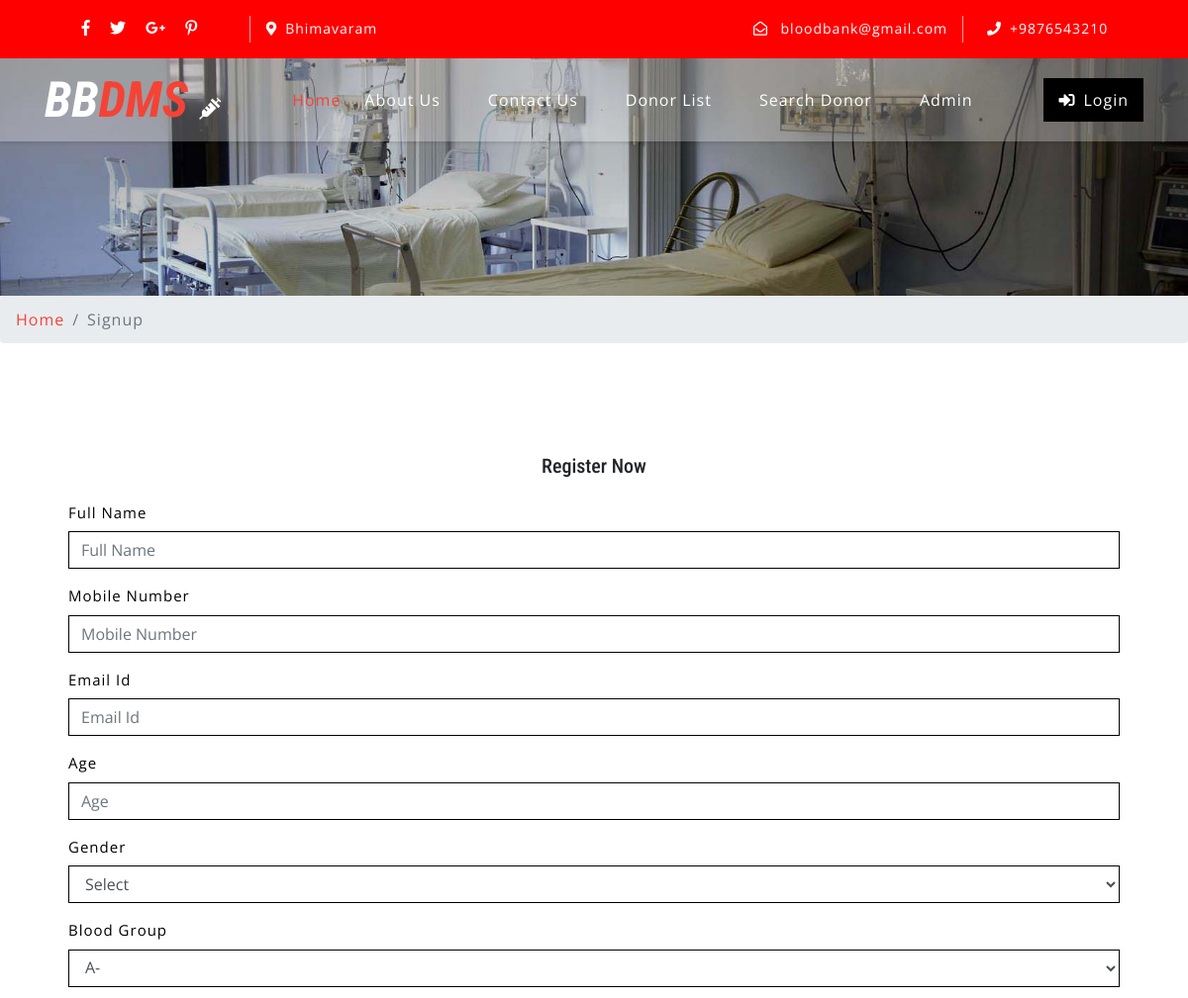
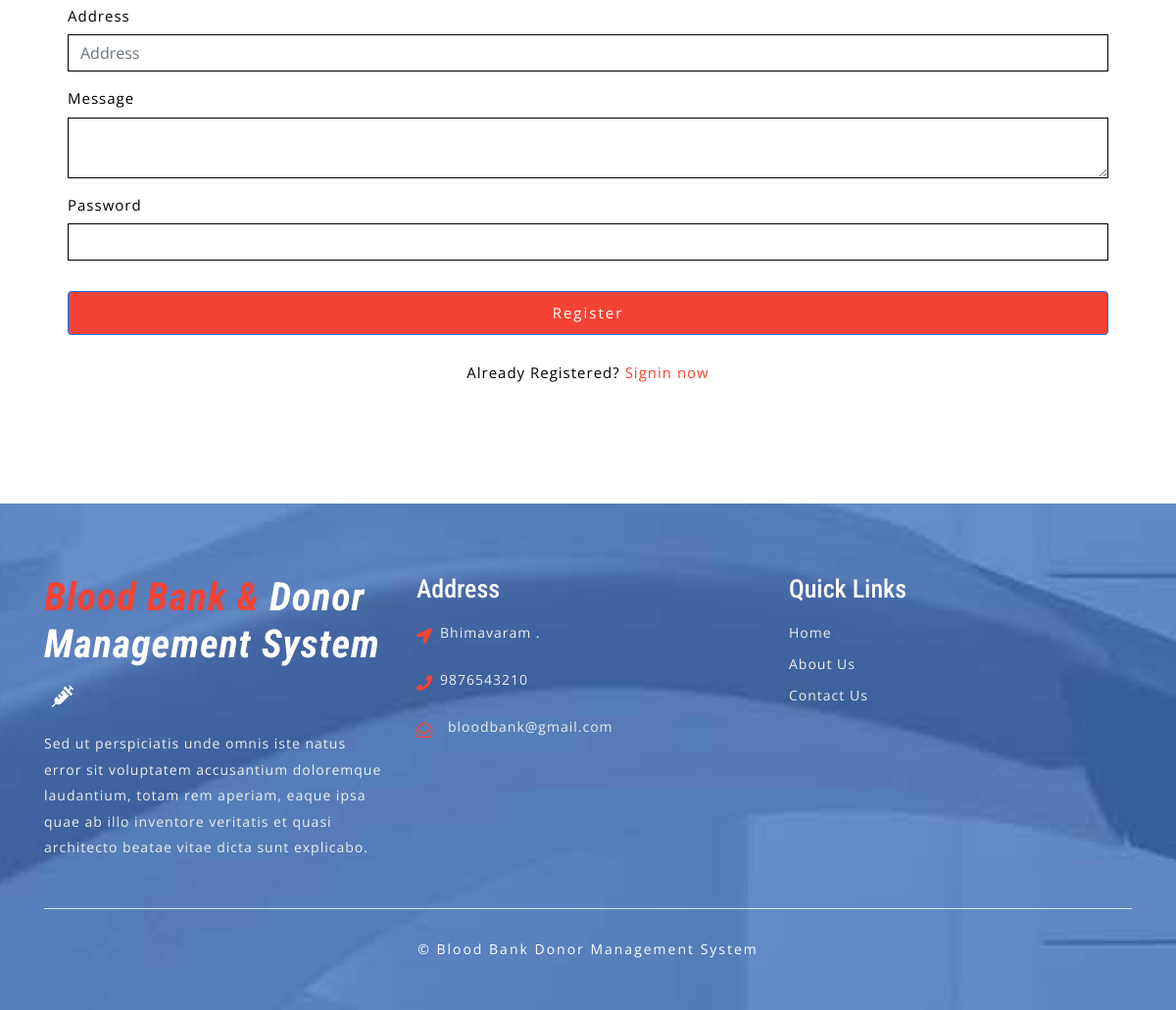
The page /bbdms/sign-up.php on the database its author committed (2 pictures, top to bottom).
### tables this page shows
CREATE TABLE `tblcontactusinfo` (
  `id` int(11) NOT NULL,
  `Address` tinytext DEFAULT NULL,
  `EmailId` varchar(255) DEFAULT NULL,
  `ContactNo` char(11) DEFAULT NULL
);

### bbdms/sign-up.php (the view, shortened to what this page needs)
<?php
include('includes/config.php');
?>
<!DOCTYPE html>
<html lang="zxx">
<head>
	<link rel="stylesheet" href="css/bootstrap.css">
	<link rel="stylesheet" href="css/style.css" type="text/css" media="all" />
	<link rel="stylesheet" href="css/fontawesome-all.css">
</head>
<body>
	<?php include('includes/header.php');?>
	<div class="inner-banner-w3ls">
	</div>
	<div class="breadcrumb-agile">
		<div aria-label="breadcrumb">
			<ol class="breadcrumb">
				<li class="breadcrumb-item">
					<a href="index.php">Home</a>
				</li>
				<li class="breadcrumb-item active" aria-current="page">Signup</li>
			</ol>
		</div>
	</div>
	<section class="about py-5">
		<div class="container py-xl-5 py-lg-3">
 <div class="login px-4 mx-auto mw-100">
                            <h5 class="text-center mb-4">Register Now</h5>
                            <form action="#" method="post"  name="signup" onsubmit="return checkpass();">
                                <div class="form-group">
                                    <label>Full Name</label>
                                     <input type="text" class="form-control" name="fullname" id="fullname" placeholder="Full Name">
                                </div>
                                <div class="form-group">
                                    <label>Mobile Number</label>
                                    <input type="text" class="form-control" name="mobileno" id="mobileno" required="true" placeholder="Mobile Number" maxlength="10" pattern="[0-9]+">
                                </div>
                                <div class="form-group">
                                    <label class="mb-2">Email Id</label>
                                    <input type="email" name="emailid" class="form-control" placeholder="Email Id">
                                </div>
                                <div class="form-group">
                                    <label class="mb-2">Age</label>
                                    <input type="text" class="form-control" name="age" id="age" placeholder="Age" required="">
                                </div>
                                <div class="form-group">
                                    <label class="mb-2">Gender</label>
                                    <select name="gender" class="form-control" required>
<option value="">Select</option>
</select>
                                </div>
                                <div class="form-group">
                                    <label class="mb-2">Blood Group</label>
                                    <select name="bloodgroup" class="form-control" required>
<?php $sql = "SELECT * from  tblbloodgroup ";
$query = $dbh -> prepare($sql);
$query->execute();
$results=$query->fetchAll(PDO::FETCH_OBJ);
if($query->rowCount() > 0)
{
foreach($results as $result)
{               ?>
<option value="<?php echo htmlentities($result->BloodGroup);?>"><?php echo htmlentities($result->BloodGroup);?></option>
<?php }} ?>
</select>
                                </div>
                                <div class="form-group">
                                    <label>Address</label>
                                    <input type="text" class="form-control" name="address" id="address" required="true" placeholder="Address">
                                </div>
                                <div class="form-group">
                                    <label>Message</label>
                                    <textarea class="form-control" name="message" required> </textarea>
                                </div>
                                <div class="form-group">
                                    <label>Password</label>
                                    <input type="password" class="form-control" name="password" id="password" required="">
                                </div>
                                <button type="submit" class="btn btn-primary submit mb-4" name="submit">Register</button>
                                 <p class="account-w3ls text-center pb-4" style="color:#000">
                                   Already Registered?
                                    <a href="login.php" >Signin now</a>
                                </p>
                            </form>
                        </div>
		</div>
	</section>
	<?php include('includes/footer.php');?>
</body>
</html>

### bbdms/includes/header.php (shortened to what this page needs)
    <header>
        <div class="top-bar py-3">
            <div class="container">
                <div class="row">
                    <div class="col-lg-7 top-social-agile">
                        <div class="row">
                            <ul class="col-lg-4 col-6 top-right-info text-center">
                                <li>
                                    <a href="#">
                                        <i class="fab fa-facebook-f"></i>
                                    </a>
                                </li>
                                <li class="mx-3">
                                    <a href="#">
                                        <i class="fab fa-twitter"></i>
                                    </a>
                                </li>
                                <li>
                                    <a href="#">
                                        <i class="fab fa-google-plus-g"></i>
                                    </a>
                                </li>
                                <li class="ml-3">
                                    <a href="#">
                                        <i class="fab fa-pinterest-p"></i>
                                    </a>
                                </li>
                            </ul><?php
$sql = "SELECT * from tblcontactusinfo";
$query = $dbh -> prepare($sql);
$query->execute();
$results=$query->fetchAll(PDO::FETCH_OBJ);
if($query->rowCount() > 0)
{
foreach($results as $result)
{ ?>
                            <div class="col-6 header-top_w3layouts pl-3 text-lg-left text-center">
                                <p class="text-white">
                                    <i class="fas fa-map-marker-alt mr-2"></i><?php  echo $result->Address; ?></p>
                            </div>
                        </div>
                    </div>
                    <div class="col-lg-5 top-social-agile text-lg-right text-center">
                        <div class="row">
                            <div class="col-lg-7 col-6 top-w3layouts">
                                <p class="text-white">
                                    <i class="far fa-envelope-open mr-2"></i>
                                    <a href="mailto:info@example.com" class="text-white"><?php  echo $result->EmailId; ?></a>
                                </p>
                            </div>
                            <div class="col-lg-5 col-6 header-w3layouts pl-4 text-lg-left">
                                <p class="text-white">
                                    <i class="fas fa-phone mr-2"></i>+<?php  echo $result->ContactNo; ?></p>
                            </div>
                        </div><?php } } ?>
                    </div>
                </div>
            </div>
        </div>
    </header>
    <div id="home">
        <div class="main-top py-1">
            <nav class="navbar navbar-expand-lg navbar-light fixed-navi">
                <div class="container">
                    <h1>
                        <a class="navbar-brand font-weight-bold font-italic" href="index.php">
                            <span>BB</span>DMS
                            <i class="fas fa-syringe"></i>
                        </a>
                    </h1>
                    <div class="collapse navbar-collapse text-center" id="navbarSupportedContent">
                        <ul class="navbar-nav ml-lg-auto">
                            <li class="nav-item active mt-lg-0 mt-3">
                                <a class="nav-link" href="index.php">Home
                                </a>
                            </li>
                            <li class="nav-item mx-lg-4 my-lg-0 my-3">
                                <a class="nav-link" href="about.php">About Us</a>
                            </li>
                            <li class="nav-item mx-lg-4 my-lg-0 my-3">
                                <a class="nav-link" href="contact.php">Contact Us</a>
                            </li>
                            <li class="nav-item mx-lg-4 my-lg-0 my-3">
                                <a class="nav-link" href="donor-list.php">Donor List</a>
                            </li>
                            <li class="nav-item mx-lg-4 my-lg-0 my-3">
                                <a class="nav-link" href="search-donor.php">Search Donor</a>
                            </li>
                            <?php if (strlen($_SESSION['bbdmsdid']==0)) {?>
                            <li class="nav-item mx-lg-4 my-lg-0 my-3">
                                <a class="nav-link" href="admin/index.php">Admin</a>
                            </li>
                        </ul>
                        <a href="login.php" class="login-button ml-lg-5 mt-lg-0 mt-4 mb-lg-0 mb-3" >
                            <i class="fas fa-sign-in-alt mr-2"></i>Login</a><?php } ?>
                    </div>
                </div>
            </nav>
        </div>
    </div>

### bbdms/includes/footer.php (shortened to what this page needs)
<footer>
    <div class="w3ls-footer-grids pt-sm-4 pt-3">
      <div class="container py-xl-5 py-lg-3">
        <div class="row">
          <div class="col-md-4 w3l-footer">
            <h2 class="mb-sm-3 mb-2">
              <a href="index.php" class="text-white font-italic font-weight-bold">
                <span>Blood Bank & </span>Donor Management System
                <i class="fas fa-syringe ml-2"></i>
              </a>
            </h2>
            <p>Sed ut perspiciatis unde omnis iste natus error sit voluptatem accusantium doloremque laudantium, totam rem
              aperiam,
              eaque ipsa quae ab illo inventore veritatis et quasi architecto beatae vitae dicta sunt explicabo.</p>
          </div>
          <div class="col-md-4 w3l-footer my-md-0 my-4">
            <h3 class="mb-sm-3 mb-2 text-white">Address</h3>
            <ul class="list-unstyled">
              <?php
$sql = "SELECT * from tblcontactusinfo";
$query = $dbh -> prepare($sql);
$query->execute();
$results=$query->fetchAll(PDO::FETCH_OBJ);
if($query->rowCount() > 0)
{
foreach($results as $result)
{ ?>
              <li>
                <i class="fas fa-location-arrow float-left"></i>
                <p class="ml-4">
                  <span><?php  echo $result->Address; ?>. </p>
                <div class="clearfix"></div>
              </li>
              <li class="my-3">
                <i class="fas fa-phone float-left"></i>
                <p class="ml-4"><?php  echo $result->ContactNo; ?></p>
                <div class="clearfix"></div>
              </li>
              <li>
                <i class="far fa-envelope-open float-left"></i>
                <a href="mailto:info@example.com" class="ml-3"><?php  echo $result->EmailId; ?></a>
                <div class="clearfix"></div>
              </li>
            <?php } } ?></ul>
          </div>
          <div class="col-md-4 w3l-footer">
            <h3 class="mb-sm-3 mb-2 text-white">Quick Links</h3>
            <div class="nav-w3-l">
              <ul class="list-unstyled">
                <li>
                  <a href="index.php">Home</a>
                </li>
                <li class="mt-2">
                  <a href="about.php">About Us</a>
                </li>
                <li class="mt-2">
                  <a href="contact.php">Contact Us</a>
                </li>
              </ul>
            </div>
          </div>
        </div>
        <div class="border-top mt-5 pt-lg-4 pt-3 pb-lg-0 pb-3 text-center">
          <p class="copy-right-grids mt-lg-1">©  Blood Bank Donor Management System
          </p>
        </div>
      </div>
    </div>
  </footer>

### bbdms/css/style.css (style rules this page uses)
body { padding: 0; margin: 0; background: #FFF; font-family: 'Open Sans', sans-serif; }
body a { transition: 0.5s all; -webkit-transition: 0.5s all; -moz-transition: 0.5s all; -o-transition: 0.5s all; -ms-transition: 0.5s all; text-decoration: none; }
h1, h2, h3, h4, h5, h6 { margin: 0; padding: 0; font-family: 'Roboto Condensed', sans-serif; }
p { margin: 0; padding: 0; font-family: 'Open Sans', sans-serif; font-size: 15px; letter-spacing: 1px; line-height: 1.9; color: #999; }
ul, ol { margin: 0; padding: 0; }
label { margin: 0; }
.top-bar { background: red; }
.top-right-info li i { color: #fff; transition: 0.5s all; -webkit-transition: 0.5s all; -moz-transition: 0.5s all; -o-transition: 0.5s all; -ms-transition: 0.5s all; }
.top-right-info li { display: inline-block; }
.header-top_w3layouts p, .header-w3layouts p, .top-w3layouts p { font-size: 14px; }
.header-top_w3layouts, .header-w3layouts { border-left: 1px solid rgba(255, 255, 255, 0.63); }
div#home { position: relative; }
.main-top { position: absolute; z-index: 999; width: 100%; background: rgba(255, 255, 255, 0.26); box-shadow: 0 2px 3px 0 rgba(0, 0, 0, 0.1); -webkit-transition: background-color .1s ease-in-out; -moz-transition: background-color .1s ease-in-out; -ms-transition: background-color .1s ease-in-out; -o-transition: background-color .1s ease-in-out; transition: background-color .1s ease-in-out; }
.navbar-light .navbar-nav .nav-link { padding: 0; color: #fff; background: transparent; font-size: 16px; letter-spacing: 1px; }
.navbar-light .navbar-nav .show>.nav-link, .navbar-light .navbar-nav .active>.nav-link, .navbar-light .navbar-nav .nav-link.show, .navbar-light .navbar-nav .nav-link.active, .navbar-light .navbar-nav .nav-link:hover, .navbar-light .navbar-nav .nav-link:focus { color: #f44336; }
nav.fixed-navi ul { list-style: none; margin: 0; padding: 0; }
nav.fixed-navi ul li { float: left; }
a.navbar-brand { color: #f44336; font-size: 50px; padding: 0; }
.navbar-light .navbar-brand, .navbar-light .navbar-brand:hover, .navbar-light .navbar-brand:focus, .w3l-footer h2 a span { color: #f44336; }
a.navbar-brand span { color: #fff; }
a.navbar-brand i, .w3l-footer h2 a i { color: #fff; font-size: 22px; }
a.login-button { color: #fff; letter-spacing: 1px; font-size: 16px; padding: 10px 15px; background: #000; display: inline-block; }
.form-control { border-radius: 0px }
p.account-w3ls { color: #dadada; }
p.account-w3ls a { color: #f44336; }
.form-group label { font-size: 15px; letter-spacing: 1px; color: #000; margin-bottom: 8px; text-align: left; display: block; }
button.submit { background: #f44336; color: #fff; font-size: 15px; letter-spacing: 2px; padding: 10px; width: 100%; margin-top: 1em; transition: 0.5s all; -webkit-transition: 0.5s all; -moz-transition: 0.5s all; -o-transition: 0.5s all; -ms-transition: 0.5s all; }
footer { background: url(../images/bg3.jpg) no-repeat center fixed; background-size: cover; -webkit-background-size: cover; -moz-background-size: cover; -o-background-size: cover; -moz-background-size: cover; }
.w3l-footer h2 a { font-size: 40px; letter-spacing: 1px; }
.w3l-footer h3 { font-size: 26px; }
.w3l-footer p, .w3l-footer p a, .w3l-footer ul li a { font-size: 14px; color: #efefef; letter-spacing: 1px; }
.w3l-footer ul li i { color: #f44336; line-height: 2; }
p.copy-right-grids { font-size: 14px; color: #fff; letter-spacing: 2px; }
.inner-banner-w3ls { background: url(../images/banner3.jpg) no-repeat center; background-size: cover; -webkit-background-size: cover; -moz-background-size: cover; -o-background-size: cover; -moz-background-size: cover; height: 20vw; }
.breadcrumb li a { color: #f44336; }
.breadcrumb li { letter-spacing: 1px; color: #000; }
select.form-control:not([size]):not([multiple]) { height: inherit; }

### rows shown on the page
tblcontactusinfo: Address "Bhimavaram", EmailId "bloodbank@gmail.com", ContactNo "9876543210"

### other values the page prints
form field bloodgroup "A-"
